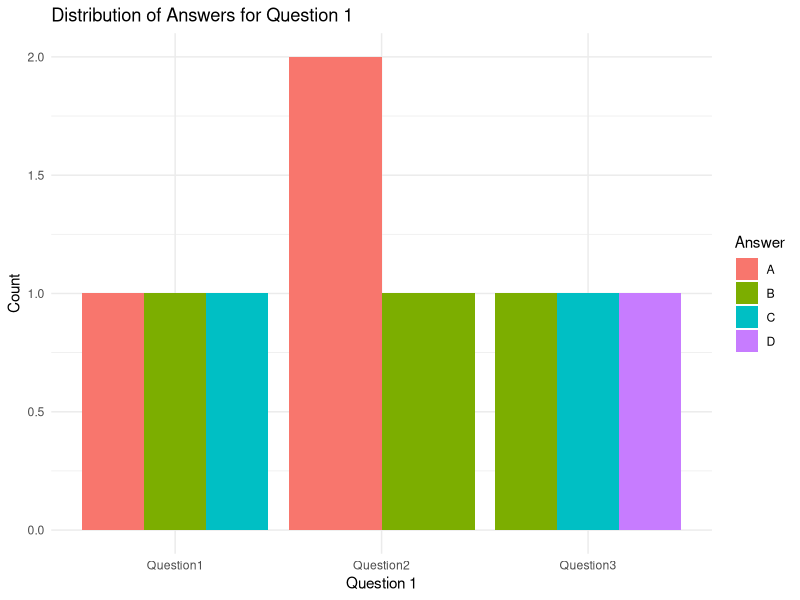
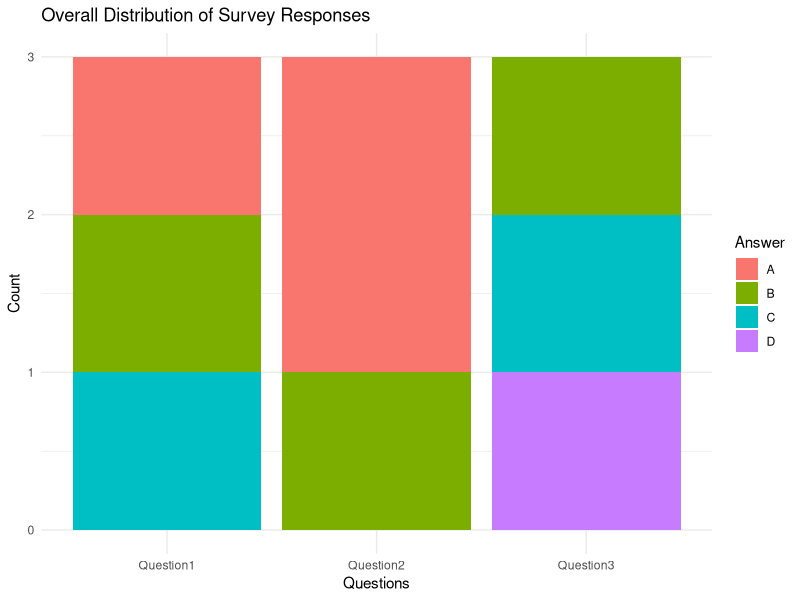

Write R code to recreate these figures, in order.
# Install and load necessary libraries
install.packages("ggplot2")
library(ggplot2)

# Create a data frame
data <- data.frame(
  SurveyID = c(1, 2, 3),
  Question1 = c("A", "B", "C"),
  Question2 = c("B", "A", "A"),
  Question3 = c("C", "D", "B")
)

# Reshape data for grouped bar chart
library(reshape2)
data_long <- melt(data, id.vars = "SurveyID", measure.vars = c("Question1", "Question2", "Question3"))

# Create a grouped bar chart for Question 1
ggplot(data_long, aes(x = variable, fill = value)) +
  geom_bar(stat = "count", position = "dodge") +
  labs(title = "Distribution of Answers for Question 1",
       x = "Question 1",
       y = "Count",
       fill = "Answer") +
  theme_minimal()
# Create a stacked bar chart for overall distribution of responses
data_long$total <- 1  # Add a column for counting
ggplot(data_long, aes(x = variable, fill = value)) +
  geom_bar(stat = "count") +
  labs(title = "Overall Distribution of Survey Responses",
       x = "Questions",
       y = "Count",
       fill = "Answer") +
  theme_minimal()
print(data)
